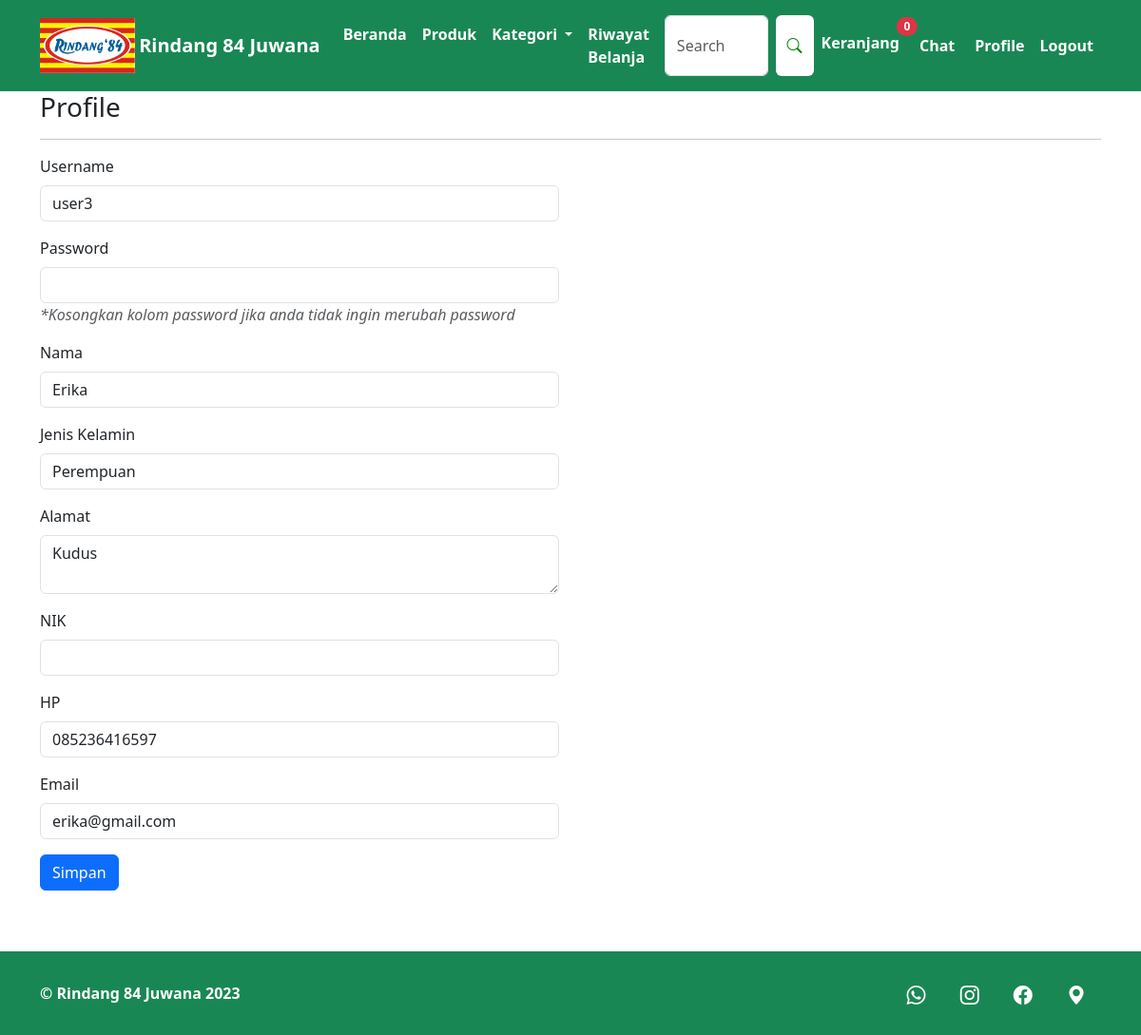
The app's page /pelanggan/profile.php (signed in) with its own data.
### tables this page shows
CREATE TABLE `pelanggan` (
  `id_pelanggan` int(11) NOT NULL,
  `username_pelanggan` varchar(100) NOT NULL,
  `password_pelanggan` varchar(100) NOT NULL,
  `nama_pelanggan` varchar(100) NOT NULL,
  `jk_pelanggan` enum('laki laki','perempuan') NOT NULL,
  `alamat_pelanggan` text NOT NULL,
  `hp_pelanggan` varchar(15) NOT NULL,
  `email_pelanggan` varchar(50) NOT NULL
);

### pelanggan/profile.php (the view, shortened to what this page needs)
<?php
include "header.php";
?>
<div class="container">
	<h3>Profile</h3>
	<hr>
	<div class="row">
		<div class="col-md-6">
			<form method="post" enctype="multipart/form-data">
				<div class="mb-3">
					<label class="form-label">Username</label>
					<input type="text" class="form-control" name="username_pelanggan" value="<?php echo $pelanggan["username_pelanggan"]; ?>">
				</div>
				<div class="mb-3">
					<label class="form-label">Password</label>
					<input type="password" class="form-control" name="password_pelanggan">
					<i class="text-muted">*Kosongkan kolom password jika anda tidak ingin merubah password</i>
				</div>
				<div class="mb-3">
					<label class="form-label">Nama</label>
					<input type="text" class="form-control" name="nama_pelanggan" value="<?php echo $pelanggan["nama_pelanggan"]; ?>">
				</div>
				<div class="mb-3">
					<label class="form-label">Jenis Kelamin</label>
					<select class="form-control" name="jk_pelanggan">
						<option value="perempuan" <?php if($pelanggan["jk_pelanggan"]=="perempuan"){echo "selected";} ?>  >Perempuan</option>
					</select>
				</div>
				<div class="mb-3">
					<label class="form-label">Alamat</label>
					<textarea class="form-control" name="alamat_pelanggan"><?php echo $pelanggan["alamat_pelanggan"]; ?></textarea>
				</div>
				<div class="mb-3">
					<label class="form-label">NIK</label>
					<input type="text" class="form-control" name="nik_pelanggan" value="<?php echo $pelanggan["nik_pelanggan"]; ?>">
				</div>
				<div class="mb-3">
					<label class="form-label">HP</label>
					<input type="text" class="form-control" name="hp_pelanggan" value="<?php echo $pelanggan["hp_pelanggan"]; ?>">
				</div>
				<div class="mb-3">
					<label class="form-label">Email</label>
					<input type="text" class="form-control" name="email_pelanggan" value="<?php echo $pelanggan["email_pelanggan"]; ?>">
				</div>
				<div class="mb-3">
					<button class="btn btn-primary" name="simpan">Simpan</button>
				</div>
			</form>
		</div>
	</div>
</div>
<?php
include "footer.php";
?>

### records on screen
pelanggan: username_pelanggan "user3", nama_pelanggan "Erika", jk_pelanggan "Perempuan", alamat_pelanggan "Kudus", hp_pelanggan "085236416597", email_pelanggan "erika@gmail.com"

### other values on screen
$jk "0"
